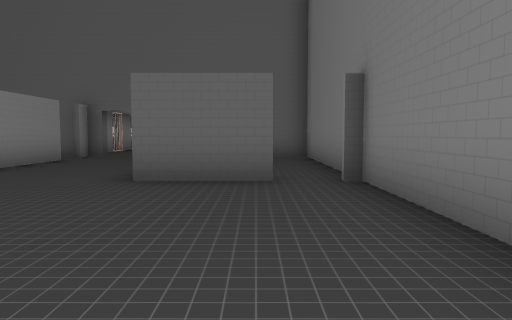
[1] (above)

23 first-person views from a walk through a Unity game level. The camera is 1.3 m above the floor, tilts 4° down and sees 70° across. The floor is counted in squares, 2 m on a side. Each view is taken from the middle of a square. On the plan, view 1 faces up. The plan holds only what a view shows up to about 11 squares ahead; the rest is blank. Some surface patterns are stand-ins.

[2]
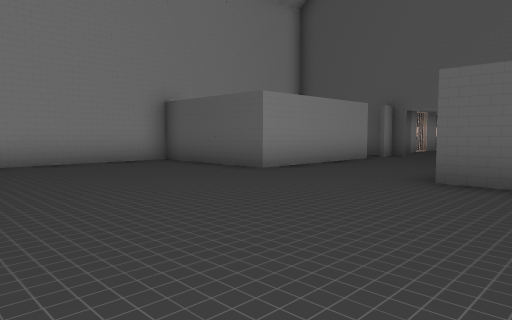

[3]
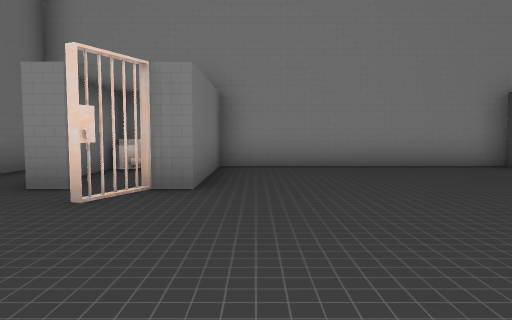

[4]
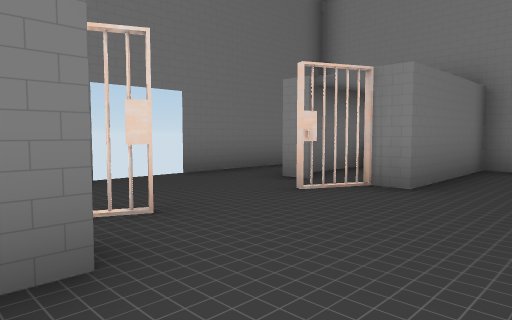

[5]
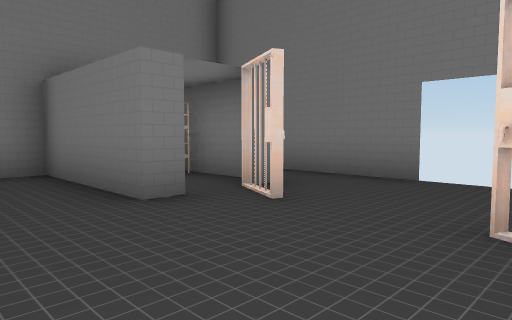

[6]
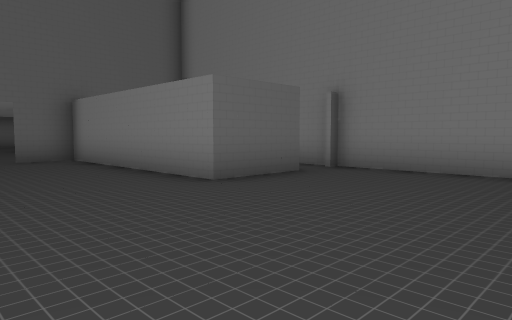

[7]
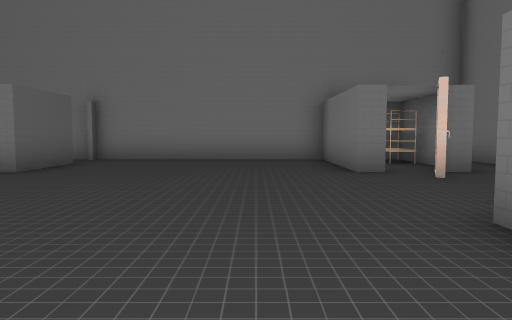

[8]
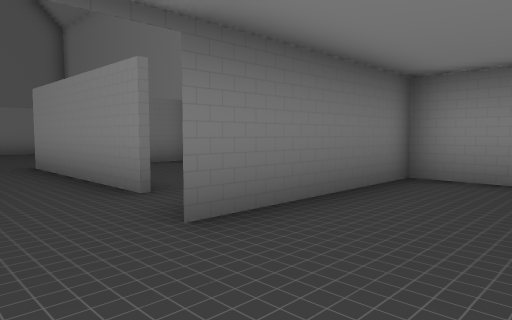

[9]
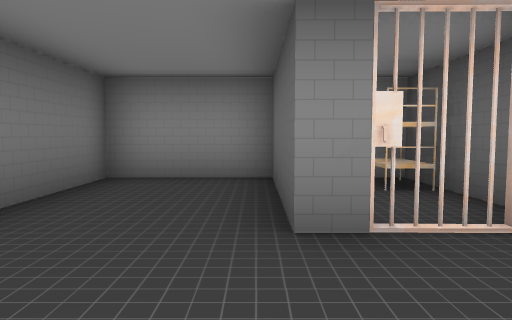

[10]
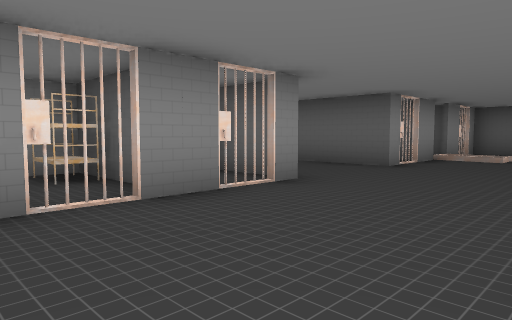

[11]
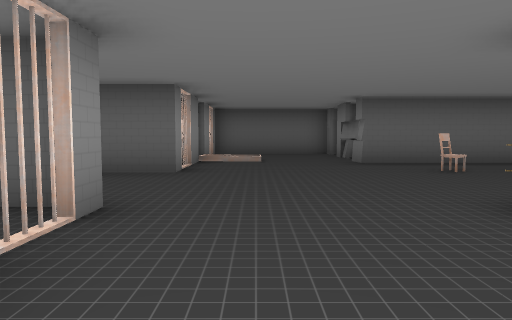

[12]
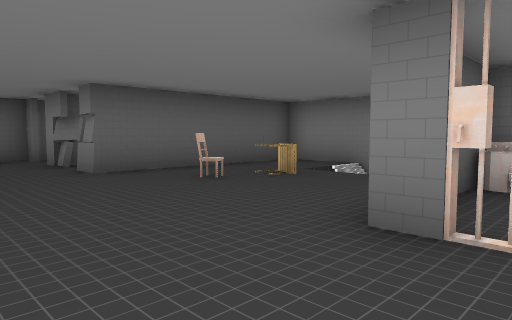

[13]
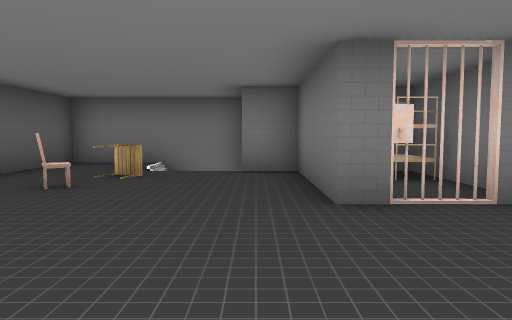

[14]
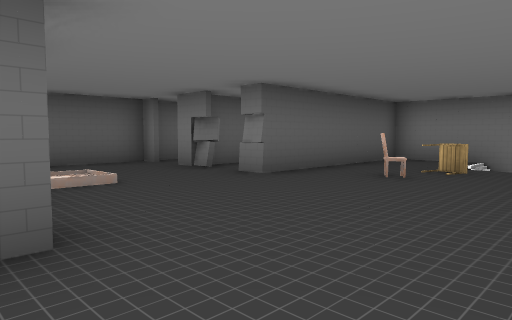

[15]
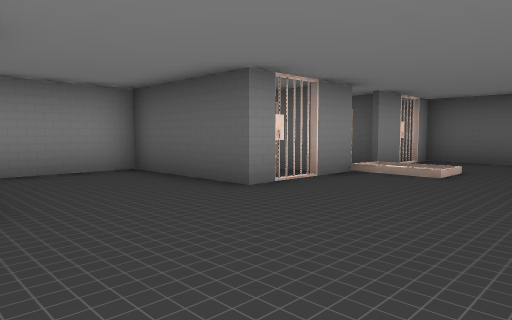

[16]
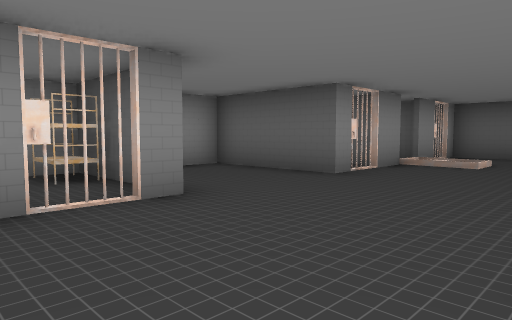

[17]
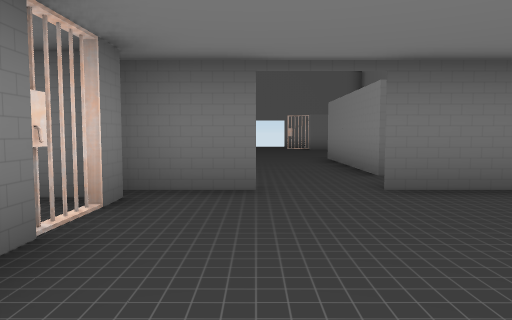

[18]
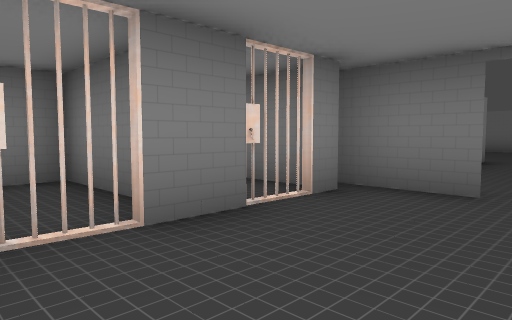

[19]
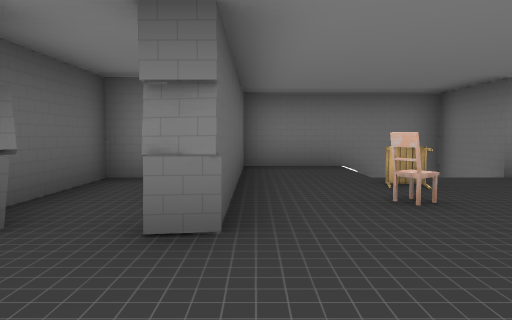

[20]
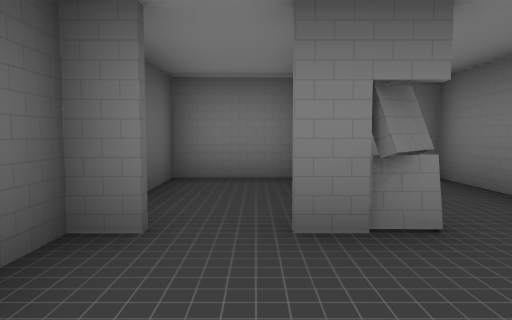

[21]
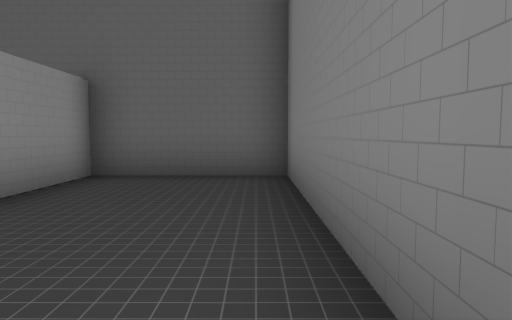

[22]
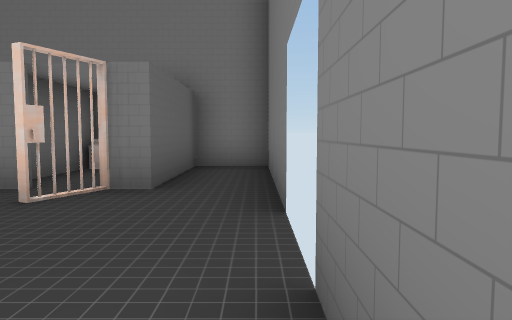

[23]
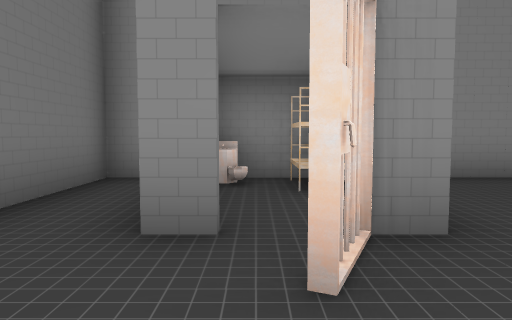

### Floor plan
Points are (right, up) in squares from view 1. A wall is a line through its corners. A room is listed if a view was taken in it or the views show most of it. See-through windows are left out.
Room 1 (views 1, 2, 3, 4, 5, 6, 7, 8, 9, 10, 21, 22, 23)
walls: (-5.4, -1.2) (-4.4, -1.7); (-5.2, -1.3) (-4.8, -1.7); (0.2, 5.1) (-1.6, 5.1) (-1.6, 10.8); (-2.6, -1.7) (-1.6, -2.1); (-1.6, -1.4) (-1.6, -0.7) (1.5, -0.7) (1.5, 5.1) (1.1, 5.1); (-5.4, -2.1) (-5.4, -2.7); (-1.8, -2.2) (-2.1, -1.8); (-1.6, -2.3) (-2.4, -1.9); (-8.6, -0.7) (-5.4, -0.7) (-5.4, -1.5) (-4.4, -1.6); (-4.9, 9.4) (-4.9, 5.1) (-8.5, 5.1) (-8.5, -1.1); (-4.9, 10.7) (-4.9, 10.2); (-3.1, 10.8) (-1.2, 10.8); (1.5, -2.8) (-1.6, -2.8) (-1.6, -1.9); (-1.6, 11.1) (-1.6, 13.5); (-8.5, -4.3) (1, -4.3); (1.5, -4.4) (1.5, -2.2); (-1.7, 12.2) (-1.5, 12.7); (-5.4, 13.3) (-8.5, 13.3) (-8.5, 10.8) (-4.5, 10.8); (-7.2, 14.5) (-8.2, 14.5)
ways out: opening at (-3, 13) to room 2; opening at (1, 5) to room 3; gap at (-5, 9)
Room 2 (views 11, 12, 13, 14, 15, 16, 17, 18, 19, 20)
walls: (-0.1, 22.2) (1.5, 22.2) (1.5, 23.9); (-5.3, 21.6) (-5.6, 20.9); (-1.3, 23.7) (-1.6, 24.1) (-1.6, 24.8); (-5.5, 21.6) (-5.3, 21.1); (-1.4, 16.1) (-1.6, 16.7); (-5.4, 17.4) (-5.4, 13.3); (-5.4, 22.8) (-5.4, 20.3) (-8.5, 20.3) (-8.5, 16.5); (-5.3, 16.7) (-5.6, 16.1); (-5.5, 16.7) (-5.3, 16.2); (1.5, 24.2) (-1.6, 24.2); (-1.6, 25.6) (-1.6, 26.2); (3.5, 18.3) (3.5, 22.2) (-1.6, 22.2) (-1.6, 22.9); (1.5, 15.2) (1.5, 18.2) (2.5, 18.2); (-1.5, 26.2) (-5.4, 26.2) (-5.4, 23.5); (-5.6, 14.6) (-5.3, 13.8); (-1.6, 13.5) (-1.6, 17.2) (1.5, 17.2); (-5.4, 25.6) (-5.6, 25.1)
low walls: (-1.6, 22.2) (-1.7, 22.8); (-4.4, 22.8) (-5.4, 22.8); (-1.6, 23.7) (-1.5, 24.3)
ways out: opening at (-3, 13) to room 1; opening at (-1, 25) to room 4; gap at (2, 18)
objects: other object (-1, 20); other object (1, 20)
Room 3 (no view inside)
walls: (1.5, 5.3) (1.5, 10.7) (-3, 10.7); (-1.6, 10.8) (-1.6, 8.6)
ways out: opening at (1, 5) to room 1
Room 4 (no view inside)
walls: (1.5, 23.9) (1.5, 26.2) (-1.5, 26.2)
ways out: opening at (-1, 25) to room 2
Room 5 (no view inside)
walls: (-7.1, -1.4) (-8.2, -1.3); (-8.5, -2.8) (-6.1, -2.8); (-8.5, -1.1) (-8.5, -4.3)

Where each view was taken, in squares from view 1:
view 1: 0 up, 0 right, facing up
view 2: 0 up, 0 right, facing up-left
view 3: 0 up, 1 left, facing left
view 4: 1 up, 1 left, facing down-left
view 5: 1 up, 5 left, facing down-right
view 6: 1 up, 5 left, facing up-right
view 7: 1 up, 8 left, facing right
view 8: 13 up, 3 left, facing down-left
view 9: 13 up, 3 left, facing left
view 10: 13 up, 2 left, facing up-left
view 11: 14 up, 4 left, facing up
view 12: 16 up, 4 left, facing up-right
view 13: 18 up, 5 left, facing right
view 14: 18 up, 6 left, facing up-right
view 15: 17 up, 2 left, facing up-left
view 16: 15 up, 2 left, facing up-left
view 17: 15 up, 3 left, facing down
view 18: 15 up, 4 left, facing down-right
view 19: 22 up, 4 left, facing right
view 20: 25 up, 4 left, facing right
view 21: 5 up, 1 right, facing up
view 22: 4 down, 6 left, facing right
view 23: 2 down, 3 left, facing left
